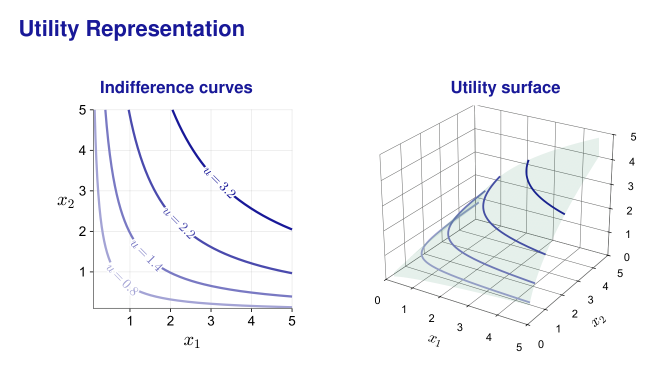
#> input picture assets/indifference-curves.png, 1313 x 743 px (shown at 1/2 size)
$ python make_plot_variants.py ../assets/indifference-curves.png
#> lines starting #> are read from the running program, lines starting #| are printed output that depends on the picture
#> in main, image is the input picture: PIL image 1313x743 RGBA; mean R, G, B, A 225.4, 231.4, 232.9, 8.6
"""Make the transparent light and dark versions of the homepage plot.

The source is the Day 3 "Utility Representation" slide rendered on white.
Each pixel is split into an ink colour and an opacity, so the white becomes
transparent and the page colour shows through instead.

  light:  the ink is kept, so on a white page it looks like the source.
  dark:   the ink's lightness is inverted in OKLab, keeping its hue, so the
          navy curves turn light periwinkle and the black labels near-white.

Opacities keep their order, so the lighter curves, which are the slide navy
blended with white, stay fainter than the darker ones in both versions.

Usage:  python scripts/make_plot_variants.py [SOURCE.png]

The source defaults to assets/indifference-curves.png, which is overwritten
by the light version; the dark one is written next to it with a -dark
suffix.  Rerunning is safe: the source is flattened onto white first.
"""

import sys
from pathlib import Path

import numpy as np
from PIL import Image

ROOT = Path(__file__).resolve().parent.parent
DEFAULT_SOURCE = ROOT / "assets" / "indifference-curves.png"

# OKLab lightness of the brightest dark-mode ink (black text in the source).
# 0.93 is about #e6e6e6: clearly light, a touch softer than pure white.
DARK_TOP = 0.93
# How far the dark inks spread below DARK_TOP.  Below 1, mid-dark inks such as
# the slide navy land well above the dark page colour instead of near it.
DARK_SPREAD = 0.75
# Faint marks read fainter on a dark page than on white, so the dark version
# raises low opacities a little: the u = 0.8 curve goes from 36% to 46%.
DARK_ALPHA_GAMMA = 0.75

# Björn Ottosson's OKLab matrices (linear sRGB -> LMS -> Lab).
M1 = np.array([[0.4122214708, 0.5363325363, 0.0514459929],
               [0.2119034982, 0.6806995451, 0.1073969566],
               [0.0883024619, 0.2817188376, 0.6299787005]])
M2 = np.array([[0.2104542553, 0.7936177850, -0.0040720468],
               [1.9779984951, -2.4285922050, 0.4505937099],
               [0.0259040371, 0.7827717662, -0.8086757660]])


def srgb_to_linear(c):
    return np.where(c <= 0.04045, c / 12.92, ((c + 0.055) / 1.055) ** 2.4)


def linear_to_srgb(c):
    c = np.clip(c, 0.0, 1.0)
    return np.where(c <= 0.0031308, 12.92 * c, 1.055 * c ** (1 / 2.4) - 0.055)


def rgb_to_oklab(rgb):
    return np.cbrt(srgb_to_linear(rgb) @ M1.T) @ M2.T


def oklab_to_rgb(lab):
    lms = (lab @ np.linalg.inv(M2).T) ** 3
    return linear_to_srgb(lms @ np.linalg.inv(M1).T)


def split_from_white(rgb):
    """Ink and opacity that reproduce `rgb` exactly when laid over white."""
    alpha = (1.0 - rgb).max(axis=-1)
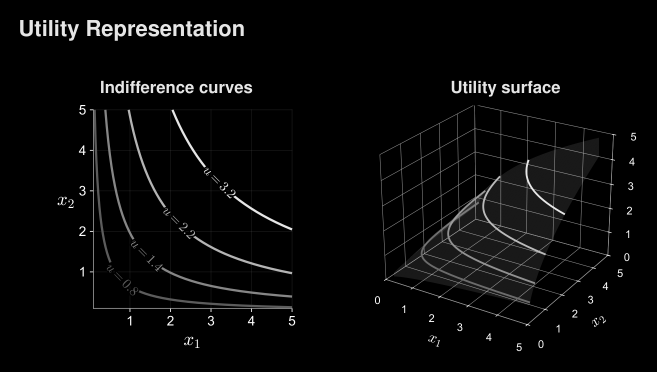
#> alpha: shape (743, 1313) float64 (shown at 1/2 size); min 0, max 1, mean 0.0337
    safe = np.where(alpha > 0, alpha, 1.0)[..., None]
    ink = 1.0 - (1.0 - rgb) / safe
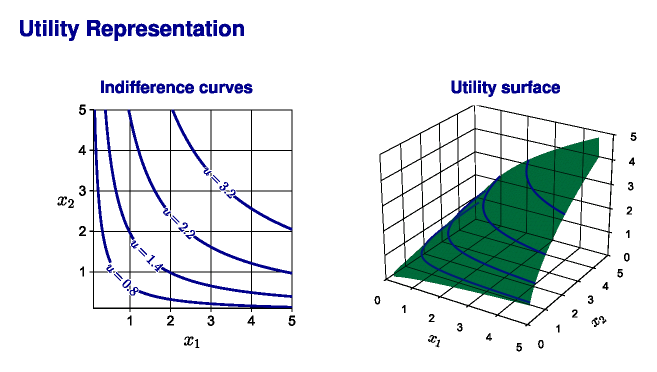
#> ink: shape (743, 1313, 3) float64 (shown at 1/2 size); mean R, G, B 0.884, 0.908, 0.913
    return np.clip(ink, 0.0, 1.0), alpha


def darken_ink(ink):
    lab = rgb_to_oklab(ink)
#> in rgb_to_oklab, `return np.cbrt(srgb_to_linear(rgb) @ M1.T) @ M2.T`:
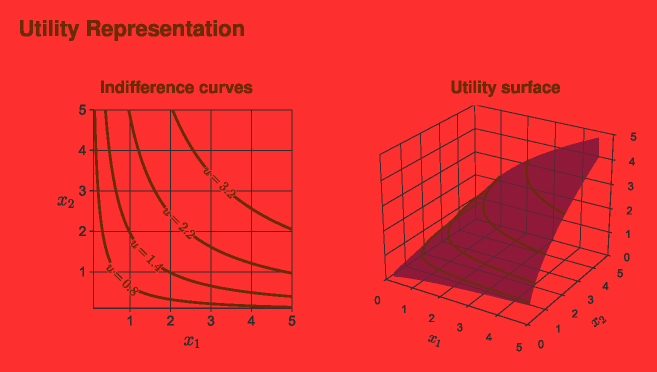
#> returned value: shape (743, 1313, 3) float64 (shown at 1/2 size); mean of channels 0, 1, 2 0.92, -0.00665, -0.00321; drawn with min black and max white
    lab[..., 0] = DARK_TOP - DARK_SPREAD * lab[..., 0]
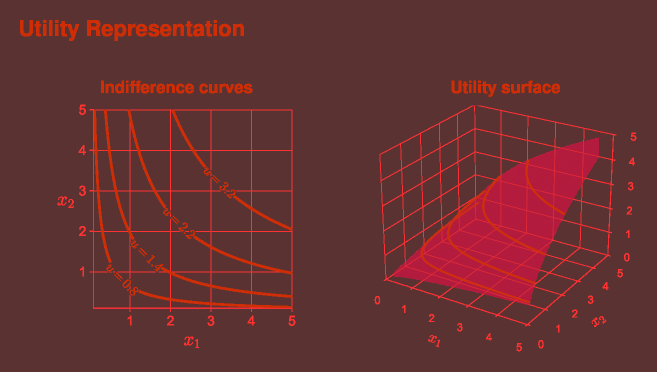
#> lab: shape (743, 1313, 3) float64 (shown at 1/2 size); mean R, G, B 0.24, -0.00665, -0.00321; drawn with min black and max white
    return oklab_to_rgb(lab)
#> in linear_to_srgb, `c = np.clip(c, 0.0, 1.0)`:
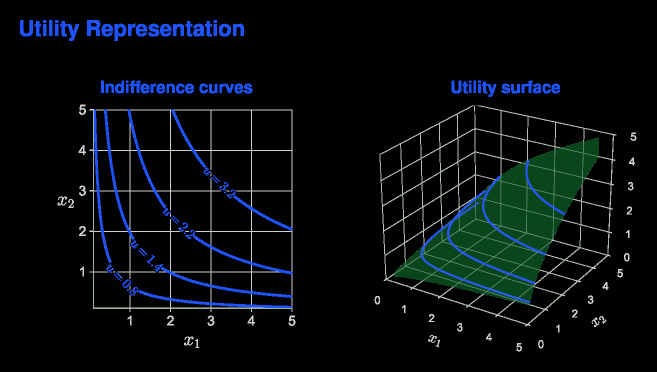
#> c: shape (743, 1313, 3) float64 (shown at 1/2 size); mean of channels 0, 1, 2 0.0317, 0.0526, 0.0631; drawn as R, G, B
#> in linear_to_srgb, `return np.where(c <= 0.0031308, 12.92 * c, 1.055 * c ** (1 / 2.4) - 0...`:
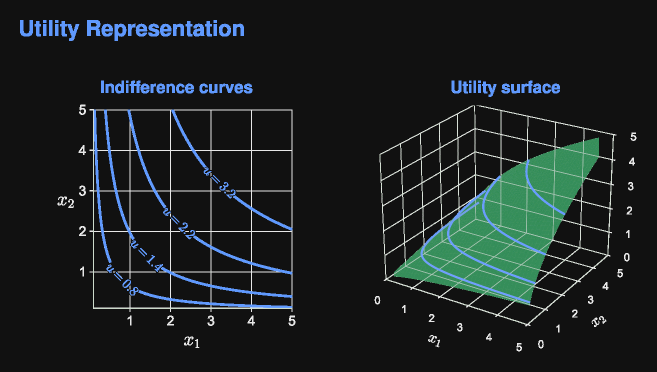
#> returned value: shape (743, 1313, 3) float64 (shown at 1/2 size); mean of channels 0, 1, 2 0.11, 0.137, 0.137; drawn as R, G, B


def to_png(ink, alpha, path):
    rgba = np.dstack([ink, alpha])
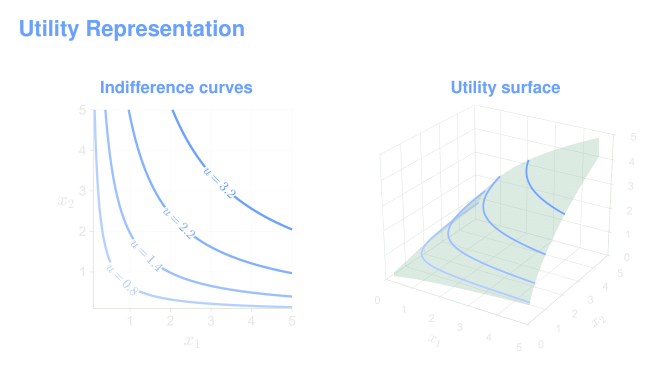
#> rgba: shape (743, 1313, 4) float64 (shown at 1/2 size); mean of channels 0, 1, 2, 3 0.11, 0.137, 0.137, 0.0422; transparent parts drawn white
    Image.fromarray(np.round(rgba * 255).astype(np.uint8), "RGBA").save(path, optimize=True)
    print("  -> %s  (%d KB)" % (path.relative_to(ROOT) if path.is_relative_to(ROOT) else path,
#> (the run stopped early here; a loop or call above may not have finished)
